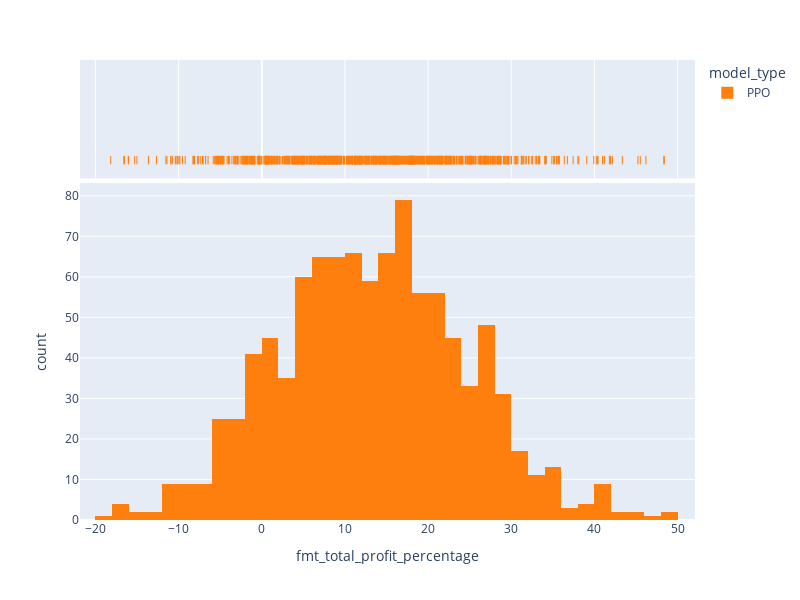

This figure's notebook cell:
### Code cell
fig = px.histogram(df_trader_results, x="fmt_total_profit_percentage", color="model_type", color_discrete_sequence=[ "#FF7F0E", "#00CC96", "#10aded", "#8A56EF"],  width=800, height=600, marginal="rug", # can be `box`, `violin`
                         hover_data=['total_reward_cash','fmt_total_profit_percentage', 'num_of_trades', 'sim_id'])
fig.show()

### Figure 1 — Plotly figure (JSON) as saved in the notebook; plotly's stock layout.template omitted (floating-point values rounded to 4 significant figures; data arrays with more than 128 entries replaced by an {"elided": "..."} marker saying what was removed)
{"data": [{"alignmentgroup": "True", "bingroup": "x", "hovertemplate": "model_type=PPO<br>fmt_total_profit_percentage=%{x}<br>count=%{y}<extra></extra>", "legendgroup": "PPO", "marker": {"color": "#FF7F0E", "pattern": {"shape": ""}}, "name": "PPO", "offsetgroup": "PPO", "orientation": "v", "showlegend": true, "type": "histogram", "x": {"elided": "1000 float values"}, "xaxis": "x", "yaxis": "y"}, {"alignmentgroup": "True", "boxpoints": "all", "customdata": {"elided": "1000x3 float values"}, "fillcolor": "rgba(255,255,255,0)", "hoveron": "points", "hovertemplate": "model_type=PPO<br>fmt_total_profit_percentage=%{x}<br>total_reward_cash=%{customdata[0]}<br>num_of_trades=%{customdata[1]}<br>sim_id=%{customdata[2]}<extra></extra>", "jitter": 0, "legendgroup": "PPO", "line": {"color": "rgba(255,255,255,0)"}, "marker": {"color": "#FF7F0E", "symbol": "line-ns-open"}, "name": "PPO", "offsetgroup": "PPO", "showlegend": false, "type": "box", "x": {"elided": "1000 float values"}, "xaxis": "x2", "yaxis": "y2"}], "layout": {"barmode": "relative", "height": 600, "legend": {"title": {"text": "model_type"}, "tracegroupgap": 0}, "margin": {"t": 60}, "width": 800, "xaxis": {"anchor": "y", "domain": [0, 1], "title": {"text": "fmt_total_profit_percentage"}}, "xaxis2": {"anchor": "y2", "domain": [0, 1], "matches": "x", "showgrid": true, "showticklabels": false}, "yaxis": {"anchor": "x", "domain": [0, 0.7326], "title": {"text": "count"}}, "yaxis2": {"anchor": "x2", "domain": [0.7426, 1], "matches": "y2", "showgrid": false, "showline": false, "showticklabels": false, "ticks": ""}}}
